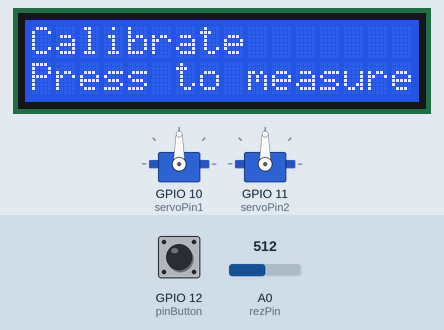
The sketch below on a simulated ESP8266 (NodeMCU). On the bench: 2 × servo, 16×2 character LCD. The inputs (shaded band) are chosen by the test bench; at power-on: GPIO 12 (pinButton) LOW, A0 (rezPin) = 512. What the sketch prints to the serial monitor is not drawn.

Above: at 4.2 s.
4.3 s: GPIO 12 (pinButton) pulled HIGH for 0.15 s
At 4.77 s:
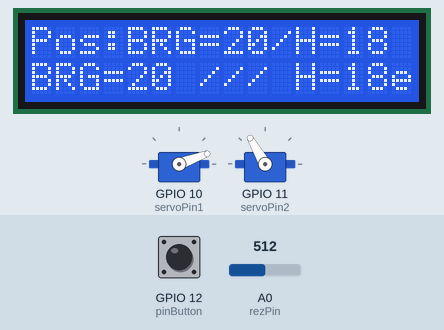
5.0 s: A0 (rezPin) set to 80
At 6.05 s:
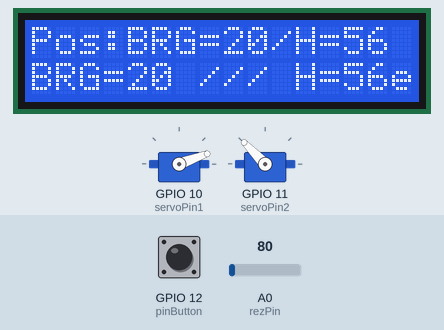
8.0 s: A0 (rezPin) set to 100
At 9.22 s:
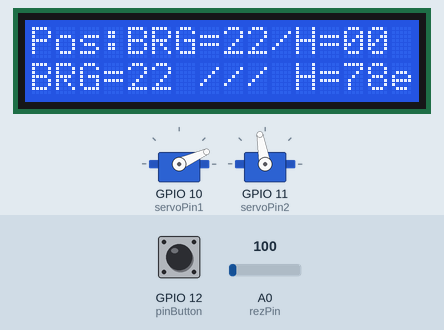
9.5 s: A0 (rezPin) set to 10
At 9.89 s:
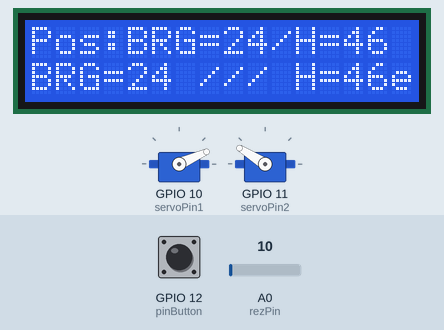
Timing chart, 0 to 30.1 s (numbered marks = the images above; inputs shaded):
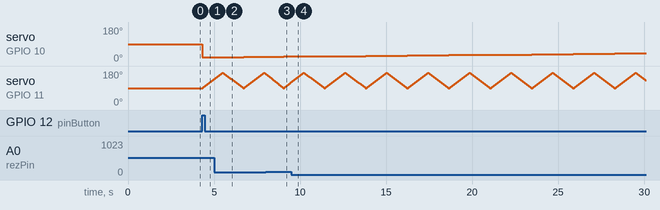

Measured:
- after the input at 4.3 s, servo on GPIO 10 (servoPin1): 90° → 20° at once; servo on GPIO 11 (servoPin2): moves from 90° to 136° over 0.64 s, starting after 0.06 s; the display: changes after 0.32 s (image 1)

The sketch:

Star_Finder.ino
```cpp
// This project is design to monitor the movement of the Sun (during day time) and Moon (during night time) on the celestial sphere, recording the bearing and altitude
// for the calculation of the position of the observer.
// The project is using a photo resistor which senses the highest light intensity and records the position of the two servo motors.
// The servo motors sweep the photo resistor across the sky and when the maximum light intensity is sensed the position of the servo motors is recorded on the LCD.
// The project is design to be fun, easy, cheap and "help navigators find their way" :P.


#include <Servo.h>
#include <LiquidCrystal.h>

int servoPin1=10;  //Declare pin 10 as servoPin1
int servoPin2=11;  //Declare pin 11 as servoPin2
int pos1=90;       //Default/calibration position for horizontal servo
int pos2=90;       //Default/calibration position for vertical servo
int servoDelay=25;
int pinButton=12;  //Declare pin 12 as pinButton

int rezPin=A0;     //Declare int variable rezPin as pin A0
int analogValue;    //Declare valoareArduino as an int - values read from the A0 pin
int minimValue=1023;   //The minimum analogValue read
int currentValue;   //The current analogValue read
int buttonStatus;   //Variable for the state of the button

Servo horizontal;
Servo vertical;
LiquidCrystal lcd(2,3,4,5,6,7);

void setup() {
  Serial.begin(9600);           //Start serial communication
  horizontal.attach(servoPin1);
  vertical.attach(servoPin2);
  lcd.begin(16,2);              //Declare LCD
  lcd.setCursor(0,0);
  lcd.print("Star finder");     //Print on the LCD
  lcd.setCursor(0,1);
  lcd.print("Hello Sky");     //Print on the LCD
  delay(3000);
  lcd.setCursor(0,0);
  lcd.print("                ");
  pinMode(rezPin,INPUT);    //Declare rezPin as an INPUT pin

}
void loop() {

buttonStatus=digitalRead(pinButton);        //Read the state of the button
if(buttonStatus==HIGH){                     // If button is pressed (HIGH)

 for(int i=20; i<=170; i=i+2){
  pos1=i;
  horizontal.write(pos1);                   //horizontal servo takes positions from 30 to 150 degrees
  delay(servoDelay);
    for (int j=90; j<=170; j=j+2){          //vertical servo takes positions from 90 to 170 degrees
      pos2=j;
      vertical.write(pos2);
      delay(servoDelay);
      analogValue=analogRead(rezPin);       //Assigne analogValue the value read from the A0
currentValue=analogValue;                   //analogValue becomes currentValue
  lcd.setCursor(0,0);
  lcd.print("Pos:BRG=");
  lcd.print(i);
  lcd.print("/H=");
  lcd.print(j-90);
if( currentValue<=minimValue){            // if currentValue smaller than minimValue (first time is 1023) make currentValue=minimumValue
  minimValue=currentValue;

  lcd.setCursor(0,1);
  lcd.print("BRG=");
  lcd.print(i);
  lcd.print(" /// H=");
  lcd.print(j-90);
  Serial.print(minimValue);
  Serial.print("// BRG=");
  Serial.println(i);
  Serial.print(" Altitude=");
  Serial.println(j);
}
    }
    for (int j=170; j>=90; j=j-2){          //vertical servo takes positions from 170 to 90 degrees
      pos2=j;
      vertical.write(pos2);
      delay(servoDelay);
      analogValue=analogRead(rezPin);       // read again the analogValue from the A0 pin
currentValue=analogValue;                   // set currentValue=analogValue
  lcd.setCursor(0,0);
  lcd.print("Pos:BRG=");
  lcd.print(i);
  lcd.print("/H=");
  lcd.print(j-90);

if( currentValue<=minimValue){
  minimValue=currentValue;

  lcd.setCursor(0,1);
  lcd.print("BRG=");
  lcd.print(i);
  lcd.print(" /// H=");
  lcd.print(j-90);
  Serial.print(minimValue);
  Serial.print("// BRG=");
  Serial.println(i);
  Serial.print(" Altitude=");
  Serial.println(j);
}
    }
 }
  minimValue=1023;

 for(int i=170; i>=20; i=i-2){          //Horizontal sevo takes position from 150 to 30 degrees
  pos1=i;
  horizontal.write(pos1);
  delay(servoDelay);
      for (int j=90; j<=170; j=j+2){
      pos2=j;
      vertical.write(pos2);
      delay(servoDelay);
      analogValue=analogRead(rezPin);
currentValue=analogValue;
  lcd.setCursor(0,0);
  lcd.print("Pos:BRG=");
  lcd.print(i);
  lcd.print("/H=");
  lcd.print(j-90);
if( currentValue<=minimValue){
  minimValue=currentValue;

  lcd.setCursor(0,1);
  lcd.print("BRG=");
  lcd.print(i);
  lcd.print(" /// H=");
  lcd.print(j-90);
  Serial.print(minimValue);
  Serial.print("// BRG=");
  Serial.println(i);
  Serial.print(" Altitude=");
  Serial.println(j);
  }
    }
    for (int j=170; j>=90; j=j-2){
      pos2=j;
      vertical.write(pos2);
      delay(servoDelay);
      analogValue=analogRead(rezPin);
currentValue=analogValue;
  lcd.setCursor(0,0);
  lcd.print("Pos:BRG=");
  lcd.print(i);
  lcd.print("/H=");
  lcd.print(j-90);
if( currentValue<=minimValue){
  minimValue=currentValue;
  lcd.setCursor(0,1);
  lcd.print("BRG=");
  lcd.print(i);
  lcd.print(" /// H=");
  lcd.print(j-90);
  Serial.print(minimValue);
  Serial.print("// BRG=");
  Serial.println(i);
  Serial.print(" Altitude=");
  Serial.println(j);
}

    }
 }
minimValue=1023;
 }

 else{                            //If button is not pressed both servos take 90 degrees position
  pos1=90;
  horizontal.write(pos1);
  pos2=90;
  vertical.write(pos2);
  lcd.setCursor(0,0);             //Print on the LCD message
  lcd.print("Calibrate");
  lcd.setCursor(0,1);
  lcd.print("Press to measure");
 }
}
```
